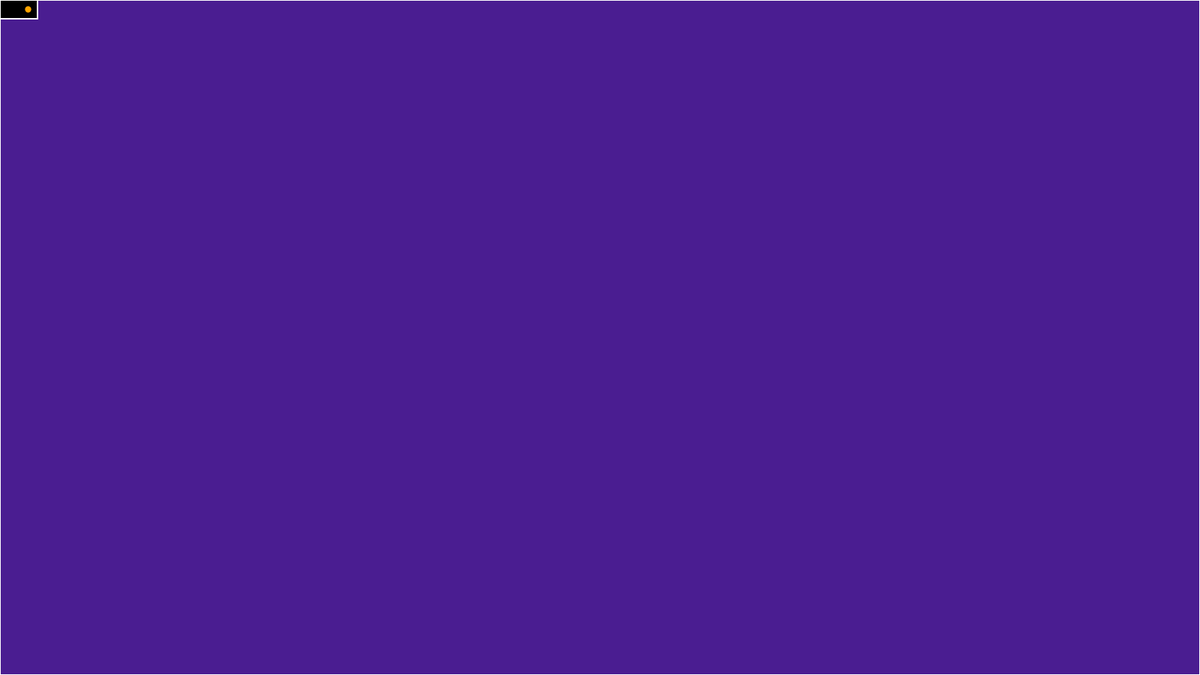
Frame 1 (no input)
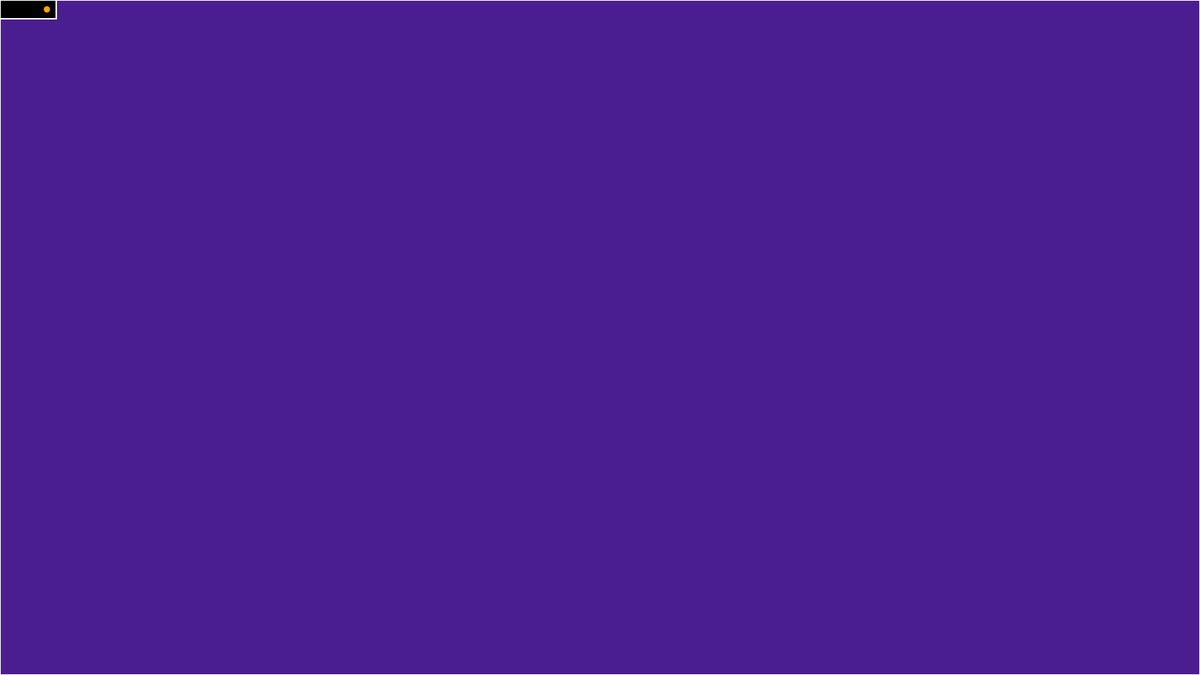
Frame 60 (no input)
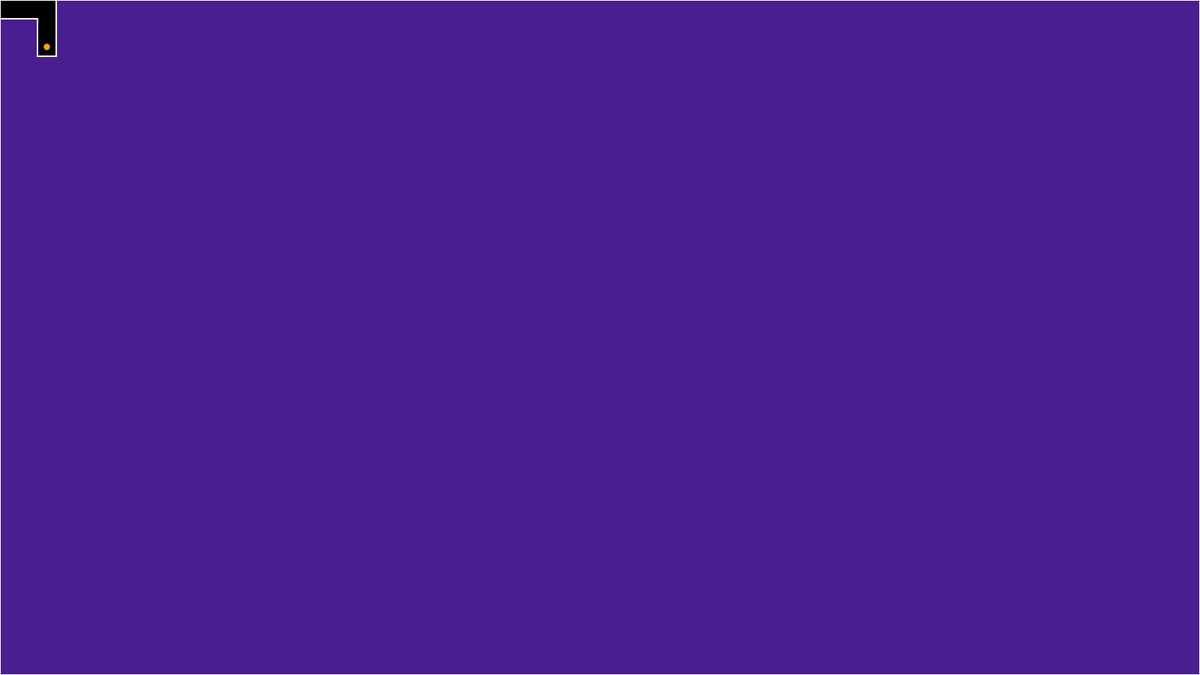
Frame 120 (the mouse pressed at the canvas centre since frame 60)

The p5.js sketch that drew these frames (run headless with seeded random() and noise() and a simulated clock; from frame 60 on, the mouse is pressed at the canvas centre):

// p5.js sketch
// ── sketch.js
let maze = null;
let res = 25;

function setup()
{
  createCanvas(1600, 900);
  
  noStroke();
  
  makeMaze(width/res + 2, height/res + 2);
  
  drawMaze();
}

let count = 0;
function draw()
{
  if(count % 30 == 0)
  {
    if(maze.stack.length != 0)
    {
      background("#4A1D91");
      mazeIterate();
      drawMaze();
    }
  }
  count++;
}

function makeMaze(w, h)
{
  maze = 
  {
    "stack":[],
    "tiles":[],
    "w":w,
    "h":h
  };
  
  for(let i = 0; i < w; i++)
  {
    maze.tiles[i] = [];
    for(let j = 0; j < h; j++)
    {
      maze.tiles[i][j] = 
      {
        "up":"wall",
        "down":"wall",
        "left":"wall",
        "right":"wall",
        "isStart":false,
        "isCurrent":false,
        "x":i,
        "y":j,
        "seen":false
      }
      if(i == 0 || i == w-1 || 
         j == 0 || j == h-1)
      {
        maze.tiles[i][j].seen = true;
      }
    }
  }
  
  maze.tiles[1][1].isCurrent = true;
  maze.tiles[1][1].isStart = true;
  maze.tiles[1][1].seen = true;
  maze.stack.push(maze.tiles[1][1]);
}

function mazeIterate()
{
  let current = maze.stack.pop();
  
  let tileAndWall = pickNeighbor(current);
  if(tileAndWall)
  {
    maze.stack.push(current);
    tileAndWall.tile[tileAndWall.wall] = "open";
    current[opositeWall(
      tileAndWall.wall)] = "open";
    tileAndWall.tile.seen = true;
    maze.stack.push(tileAndWall.tile);
    
    current.isCurrent = false;
    tileAndWall.tile.isCurrent = true;
  }
  else if(maze.stack.length != 0)
  {
    current.isCurrent = false;
    maze.stack[
      maze.stack.length-1].isCurrent = true;
  }
}

function pickNeighbor(tile)
{
  let unSeen = [];
  
  let upTile = maze.tiles[tile.x][tile.y+1];
  if(!upTile.seen)
  {
    unSeen.push({
      "tile":upTile,
      "wall":"up"
    });
  }
  let downTile = maze.tiles[tile.x][tile.y-1];
  if(!downTile.seen)
  {
    unSeen.push({
      "tile":downTile,
      "wall":"down"
    });
  }
  let rightTile = maze.tiles[tile.x+1][tile.y];
  if(!rightTile.seen)
  {
    unSeen.push({
      "tile":rightTile,
      "wall":"right"
    });
  }
  let leftTile = maze.tiles[tile.x-1][tile.y];
  if(!leftTile.seen)
  {
    unSeen.push({
      "tile":leftTile,
      "wall":"left"
    });
  }
  
  if(unSeen.length == 0)
  {
    return null;
  }
  
  return unSeen[Math.floor(
    Math.random()*unSeen.length
  )];
}

function opositeWall(wall)
{
  if(wall == "up")
  {
    return "down"
  }
  else if(wall == "down")
  {
    return "up"
  }
  else if(wall == "right")
  {
    return "left"
  }
  else if(wall == "left")
  {
    return "right"
  }
  
  return -1;
}

function drawMaze()
{
  push();
  translate(-res, -res);
  for(let i = 0; i < maze.tiles.length; i++)
  {
    for(let j = 0; 
        j < maze.tiles[i].length; j++)
    {
      let tile = maze.tiles[i][j];
      drawTile(tile, i, j);
    }
  }
  pop();
}

function drawTile(tile, i, j)
{
  strokeWeight(0);
  
  if(tile.seen == true)
  {
    fill(0);
    square(i*res, j*res, res);
    
    strokeWeight(2);
    stroke("white");
    if(tile.up == "wall")
    {
      line((i)*res, (j)*res, 
           (i+1)*res, (j)*res);
    }
    if(tile.down == "wall")
    {
      line((i)*res, (j+1)*res, 
           (i+1)*res, (j+1)*res);
    }
    if(tile.left == "wall")
    {
      line((i+1)*res, (j)*res, 
           (i+1)*res, (j+1)*res);
    }
    if(tile.right == "wall")
    {
      line((i)*res, (j)*res, 
           (i)*res, (j+1)*res);
    }
  }
  
  if(tile.isCurrent)
  {
    fill("orange")
    noStroke();
    circle(i*res + res/2, 
             j*res + res/2, res/3);
  }
}
